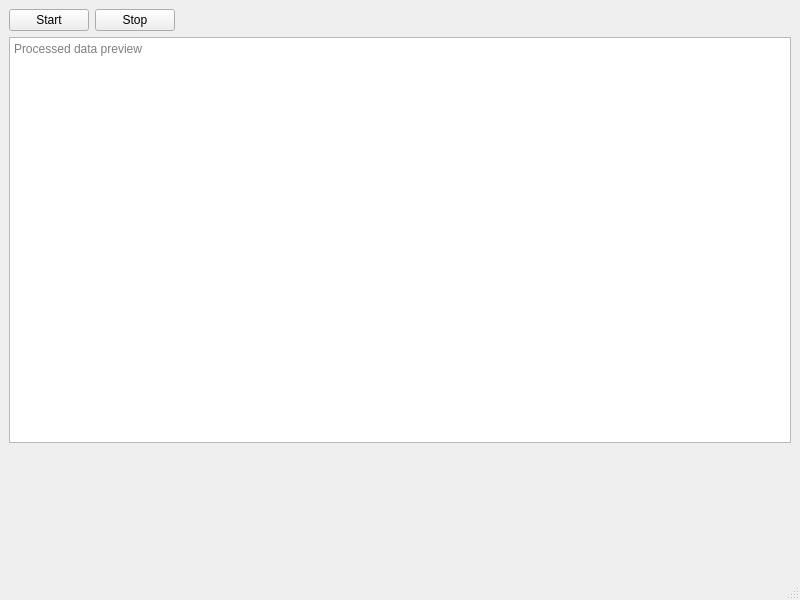
<?xml version="1.0" encoding="UTF-8"?>
<ui version="4.0">
 <class>MainWindow</class>
 <widget class="QMainWindow" name="MainWindow">
  <property name="geometry">
   <rect>
    <x>0</x>
    <y>0</y>
    <width>800</width>
    <height>600</height>
   </rect>
  </property>
  <property name="windowTitle">
   <string>HMI Serial Dashboard</string>
  </property>
  <widget class="QWidget" name="centralwidget">
   <layout class="QVBoxLayout" name="mainLayout">
    <item>
     <layout class="QHBoxLayout" name="controlLayout">
      <item>
       <widget class="QPushButton" name="startButton">
        <property name="text">
         <string>Start</string>
        </property>
       </widget>
      </item>
      <item>
       <widget class="QPushButton" name="stopButton">
        <property name="text">
         <string>Stop</string>
        </property>
       </widget>
      </item>
      <item>
       <spacer name="controlSpacer">
        <property name="orientation">
         <enum>Qt::Horizontal</enum>
        </property>
        <property name="sizeHint" stdset="0">
         <size>
          <width>40</width>
          <height>20</height>
         </size>
        </property>
       </spacer>
      </item>
     </layout>
    </item>
    <item>
     <widget class="QTextEdit" name="dataView">
      <property name="readOnly">
       <bool>true</bool>
      </property>
      <property name="placeholderText">
       <string>Processed data preview</string>
      </property>
     </widget>
    </item>
    <item>
     <widget class="QWidget" name="extensionArea" native="true">
      <property name="minimumSize">
       <size>
        <width>0</width>
        <height>120</height>
       </size>
      </property>
     </widget>
    </item>
   </layout>
  </widget>
  <widget class="QMenuBar" name="menubar">
   <property name="geometry">
    <rect>
     <x>0</x>
     <y>0</y>
     <width>800</width>
     <height>17</height>
    </rect>
   </property>
  </widget>
  <widget class="QStatusBar" name="statusbar"/>
 </widget>
 <resources/>
 <connections/>
</ui>
